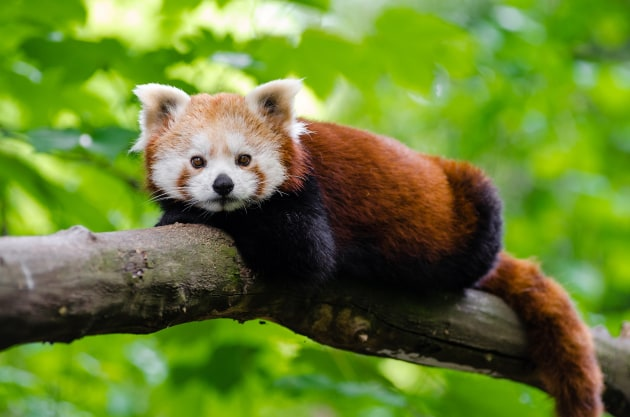
#> input picture cw8/img.jpg, 630 x 417 px
$ python zad7.py
#> lines starting #> are read from the running program, lines starting #| are printed output that depends on the picture
import cv2
import numpy as np

# Wczytanie obrazu
image = cv2.imread('img.jpg')
#> image is the input picture: shape (417, 630, 3); mean B, G, R 47.9, 127.1, 103.7

# 7. ZNOWU PUZZLE!!!
h, w = image.shape[:2]
#> h = 417; w = 630
ph, pw = h // 3, w // 3
#> ph = 139; pw = 210
for row in range(3):
    for col in range(3):
        tile = image[row*ph:(row+1)*ph, col*pw:(col+1)*pw]
        cv2.imshow(f"Tile {row},{col}", tile)
#> this loop made 3 passes
#> pass 1, `cv2.imshow(f"Tile {row},{col}", tile)`:
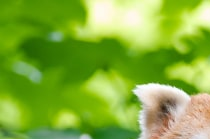
#> window 'Tile 0,0': shape (139, 210, 3); mean B, G, R 57.9, 174.7, 132.5
#> pass 1, `cv2.imshow(f"Tile {row},{col}", tile)`:
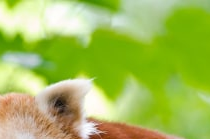
#> window 'Tile 0,1': shape (139, 210, 3); mean B, G, R 88.3, 188.7, 163.2
#> pass 1, `cv2.imshow(f"Tile {row},{col}", tile)`:
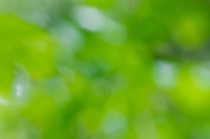
#> window 'Tile 0,2': shape (139, 210, 3); mean B, G, R 38.1, 166.5, 110.2
#> pass 2, `cv2.imshow(f"Tile {row},{col}", tile)`:
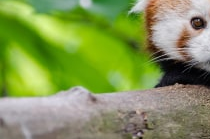
#> window 'Tile 1,0': shape (139, 210, 3); mean B, G, R 85.7, 150.7, 132
cv2.waitKey(0)
